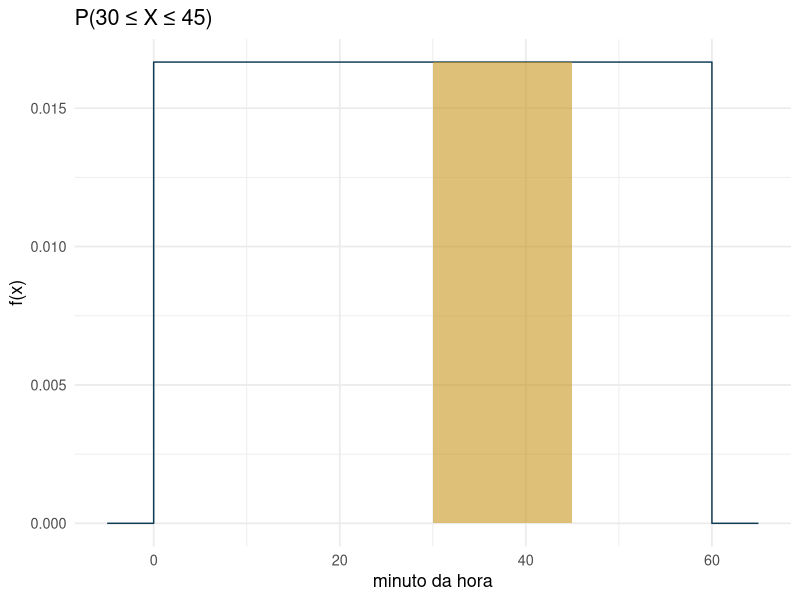

Write R code to recreate this figure. (Note: this script raises an error after producing the figure.)
## ---- chunk 1
knitr::opts_chunk$set(echo = TRUE, warning = FALSE, message = FALSE, fig.retina = 2, fig.height=4)
suppressPackageStartupMessages(library(tidyverse))
## ---- chunk 2
a <- 0; b <- 60
c(E_X = (a+b)/2, Var_X = (b-a)^2/12, dp_X = sqrt((b-a)^2/12))
## ---- chunk 3
punif(20, min=a, max=b)              # P(X <= 20)
punif(45, a, b) - punif(30, a, b)    # P(30 <= X <= 45)
## ---- chunk 4
ggplot(tibble(x = c(-5,0,0,60,60,65), y = c(0,0,1/60,1/60,0,0)), aes(x,y)) +
  geom_line(color = "#0d3b54") +
  geom_area(data = tibble(x=c(30,30,45,45), y=c(0,1/60,1/60,0)), fill="#c9971e", alpha=.6) +
  labs(x = "minuto da hora", y = "f(x)", title = "P(30 ≤ X ≤ 45)") +
  theme_minimal(base_size = 13)
## ---- chunk 5
knitr::include_graphics("images/hist_unif01.png")
